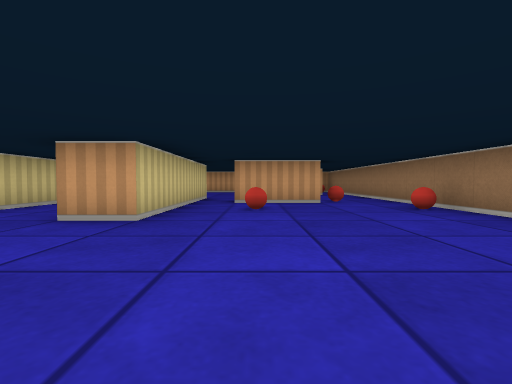
[1] (above)

12 first-person views from a walk through a cub3D ray-caster map. The camera is about half as high as the walls, tilts 2° down and sees 85° across. The floor is counted in squares. Each view is taken from the middle of a square. On the plan, view 1 faces up. The plan holds only what a view shows up to about 9 squares ahead; the rest is blank.

[2]
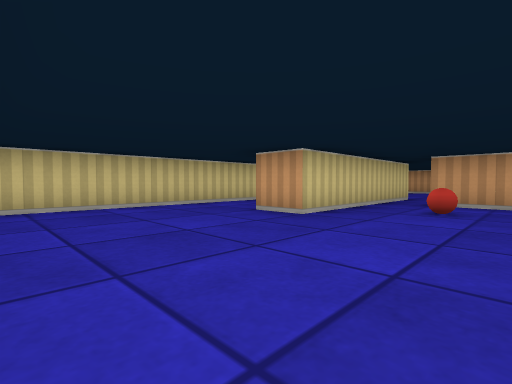

[3]
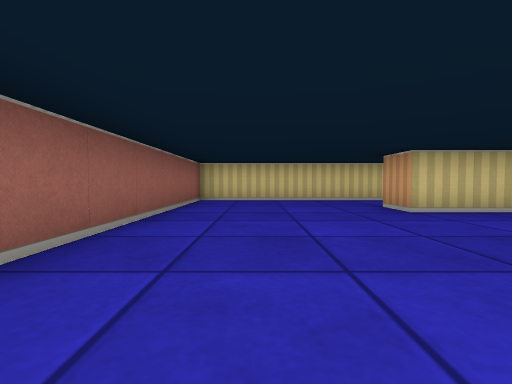

[4]
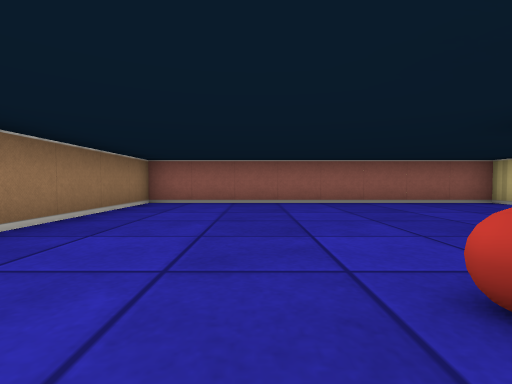

[5]
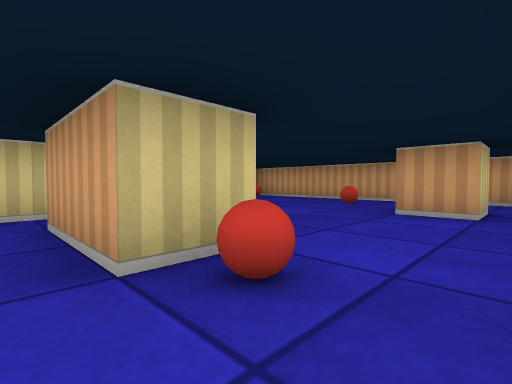

[6]
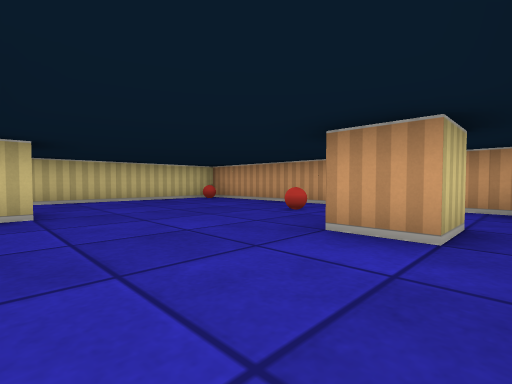

[7]
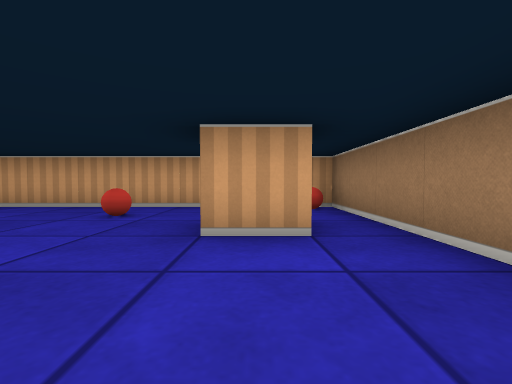

[8]
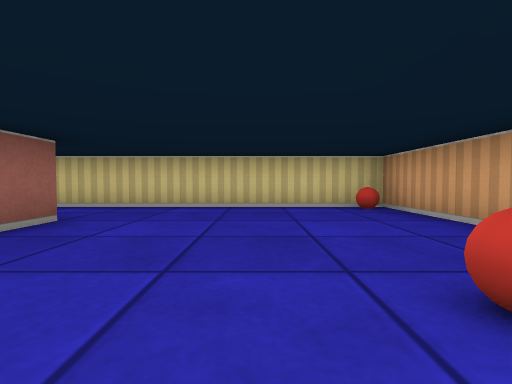

[9]
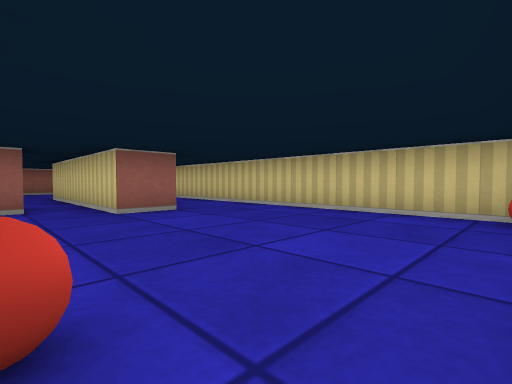

[10]
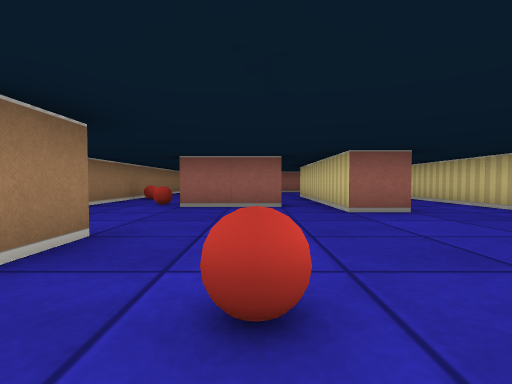

[11]
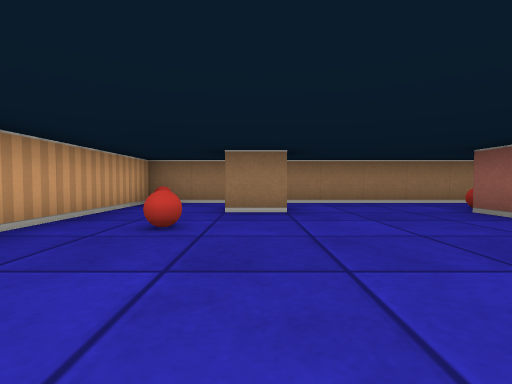

[12]
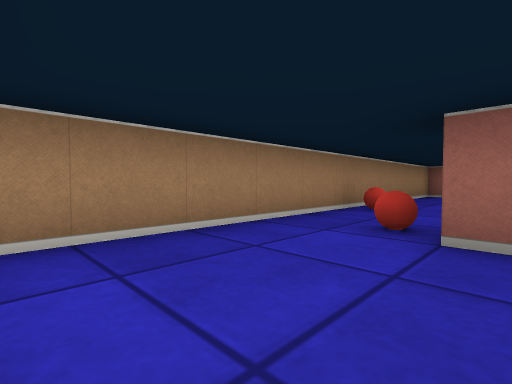

### Floor plan
Points are (right, up) in squares from view 1. A wall is a line through its corners. A room is listed if a view was taken in it or the views show most of it. See-through windows are left out.
Room 1 (views 1, 2, 3, 4, 5)
walls: (-1.5, 6.5) (-1.5, 3.5) (-2.5, 3.5); (1.5, 6.5) (-0.5, 6.5); (-4.5, 3.5) (-4.5, -0.5) (3.5, -0.5) (3.5, 6.5)
ways out: opening at (-3.5, 4) to room 2; opening at (-1, 7) to room 2; opening at (2.5, 7) to room 2
objects: ball (0, 5); ball (3, 5)
Room 2 (views 6, 7, 8, 9, 10, 11, 12)
walls: (-2.6, 8.5) (-1.5, 8.5) (-1.5, 6.5); (-0.6, 7.5) (1.5, 7.5) (1.5, 6.5); (2.5, 11.6) (2.5, 10.5) (1.5, 10.5) (1.5, 11.5); (3.5, 6.5) (3.5, 13.5) (-4.5, 13.5) (-4.5, 3.5)
ways out: opening at (-3.5, 4) to room 1; opening at (-1, 7) to room 1; opening at (2.5, 7) to room 1
objects: ball (-4, 13); ball (0, 12); ball (2, 7); ball (3, 13)

Positions as (right, up) in squares from view 1, and headings:
1: (0, 0), facing up
2: (1, 0), facing up-left
3: (3, 1), facing left
4: (1, 6), facing down
5: (3, 6), facing up-left
6: (3, 8), facing up-left
7: (2, 8), facing up
8: (1, 11), facing left
9: (0, 13), facing down-left
10: (0, 13), facing down
11: (-3, 11), facing right
12: (1, 10), facing down-right
